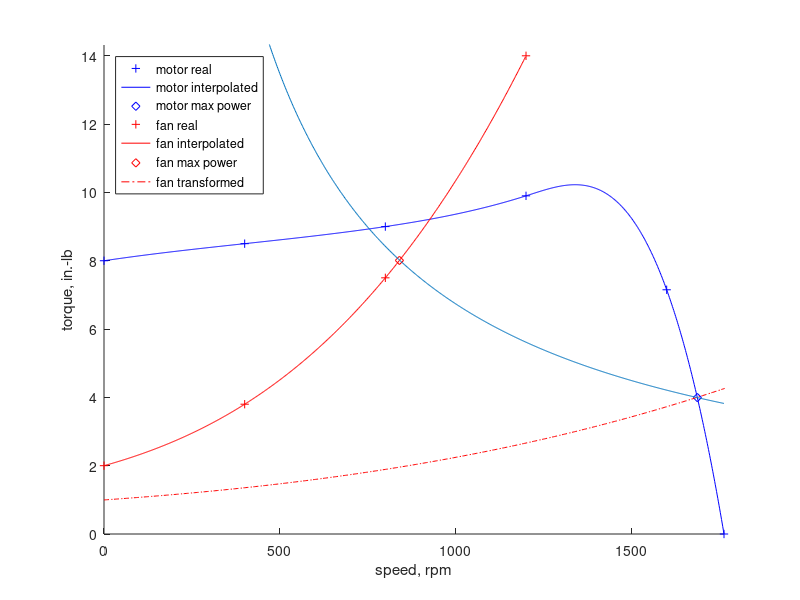

MATLAB code for this plot:
clc
clear all
close all

motor=[0, 400, 800, 1200, 1600, 1763;
       8, 8.5, 9.0, 9.90, 7.15,    0];

fan=[0, 400, 800, 1200;
     2, 3.8, 7.5,   14];


stepcount = 1000;
speeds = linspace(motor(1), motor(1, end), stepcount);
motorSpline = interp1(motor(1,:), motor(2,:), speeds, 'spline');
fanSpline = interp1(fan(1,:), fan(2,:), speeds, 'spline');

[maxPower,maxPower_motorIndex] = max(speeds.*motorSpline.*(motorSpline <= 4));
[~,maxPower_fanIndex] = min(abs(speeds.*fanSpline-maxPower));
maxPower_motorTorque = motorSpline(maxPower_motorIndex);
maxPower_motorSpeed = speeds(maxPower_motorIndex);
maxPower_fanTorque = fanSpline(maxPower_fanIndex);
maxPower_fanSpeed = speeds(maxPower_fanIndex);
beltRatio = maxPower_motorTorque/maxPower_fanTorque;

fprintf('a)\n')
fprintf('  S --> T --> R\n')

fprintf('b)\n')
fprintf('  max power = %f\n', maxPower)
fprintf('  motor speed at max power = %f\n', maxPower_motorSpeed)

fprintf('c)\n')
fprintf('  T = %f\n', beltRatio)
fprintf('  fan speed at max power = %f\n', maxPower_fanSpeed)
fprintf('  fan torque at max power = %f\n', maxPower_fanTorque)

figure(1)
ylabel('torque, in.-lb')
xlabel('speed, rpm')
axis([speeds(1) speeds(1, end), min(motorSpline) max(motorSpline)*1.4])
hold on

plot(motor(1,:), motor(2,:), 'b+')
plot(speeds, motorSpline, 'b-')
plot(speeds(maxPower_motorIndex), motorSpline(maxPower_motorIndex), 'bd')

plot(fan(1,:), fan(2,:), 'r+')
plot(speeds, fanSpline, 'r-')
plot(maxPower_fanSpeed, maxPower_fanTorque, 'rd')
plot(speeds/beltRatio, fanSpline*beltRatio, 'r-.')

plot(speeds, maxPower./speeds)

legend('motor real',...'linear','nearest','pchip',
    'motor interpolated','motor max power', 'fan real',...'linear','nearest','pchip',
    'fan interpolated','fan max power','fan transformed',...
    'Location', 'northwest')
hold off
